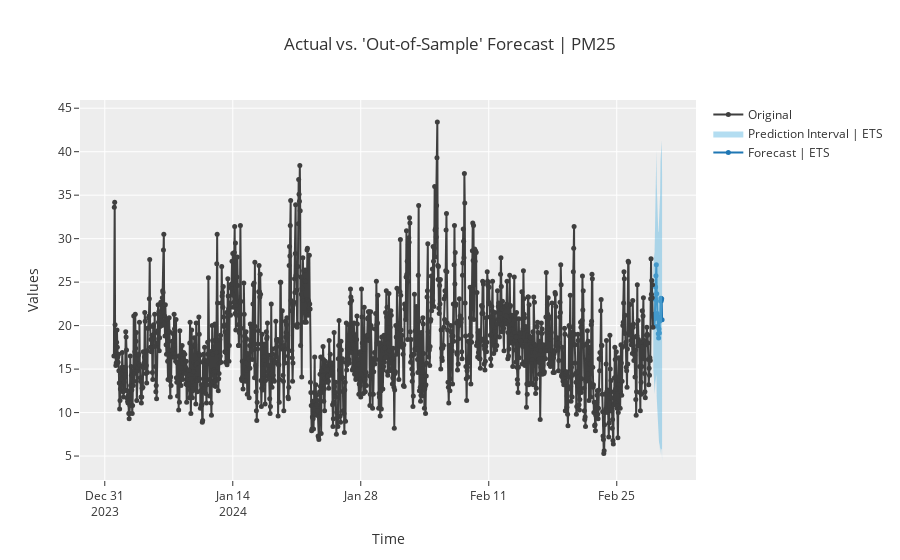

Source (notebook cell):
### Code cell
exp.plot_model(final_model, plot='forecast', data_kwargs={'fh':24})
